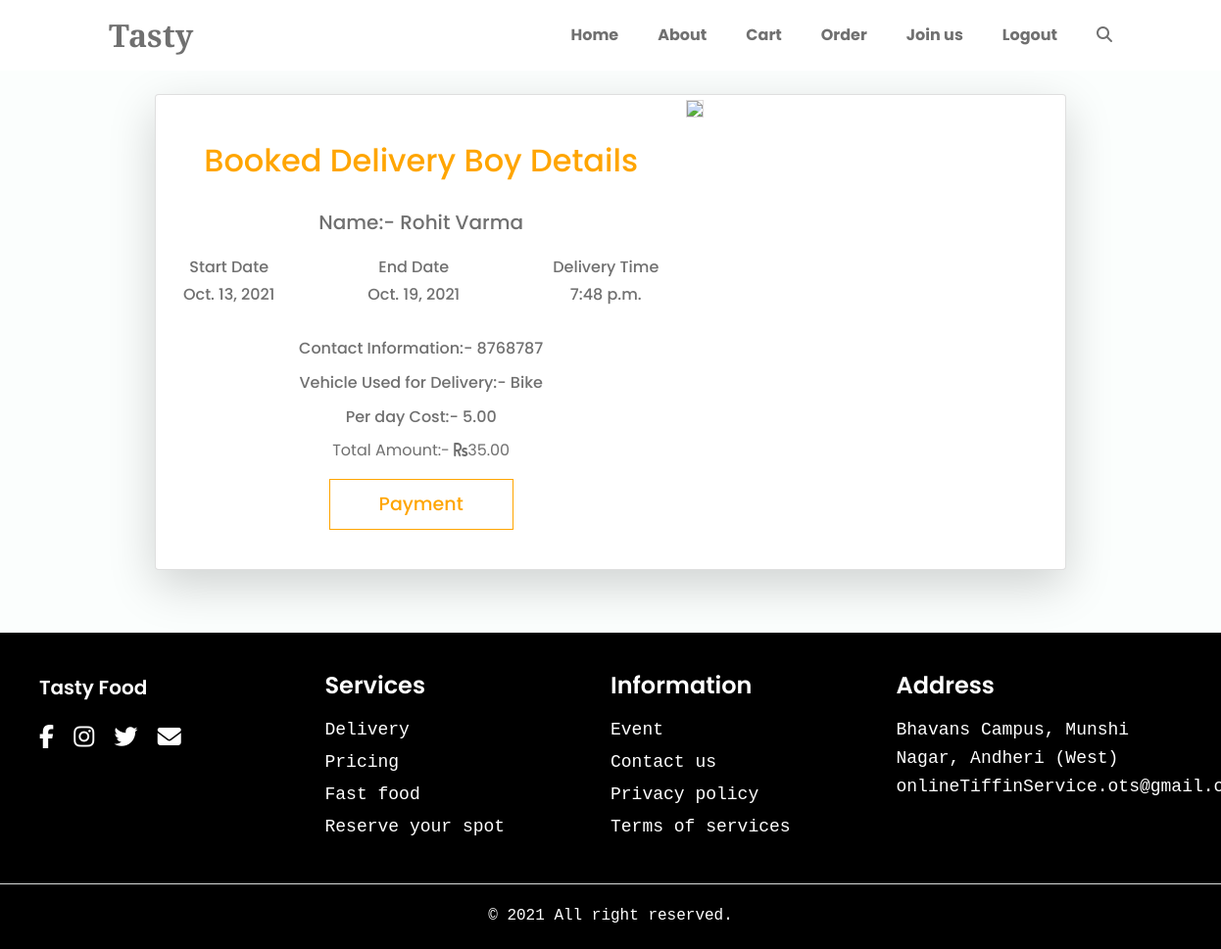
The app's page /delivery_boy/book_delivery_boy/ (signed in) with its own data.
### food/models.py (models this page shows)
class Application_Form(models.Model):
    user = models.ForeignKey(CustomUser, on_delete=models.CASCADE)
    delivery_boy = models.ForeignKey(Delivery, on_delete=models.CASCADE)
    apply_at = models.DateTimeField(auto_now_add=True)
    status = models.CharField(choices=FORM_STATUS, max_length=30, default=FORM_STATUS[0][0])
    delivery_time = models.TimeField()
    delivery_start = models.DateField(default=date.today)
    delivery_end = models.DateField(default=date.today)
    pickup_address = models.TextField(max_length=1000, default="")
    delivery_address = models.TextField(max_length=1000, default="")

### delivery_boy/models.py (models this page shows)
class Delivery(models.Model):
    customer = models.ForeignKey(CustomUser, on_delete=models.CASCADE)
    date_of_birth = models.DateField()
    gender = models.CharField(max_length=10)
    city = models.CharField(max_length=100)
    address = models.CharField(max_length=1000)
    pincode = models.IntegerField()
    working_form = models.TimeField()
    working_to = models.TimeField()
    money = models.DecimalField(max_digits=5, decimal_places=2)
    range_of_delivery = models.DecimalField(max_digits=5, decimal_places=2)
    vehicle = models.CharField(max_length=10)
    image = models.ImageField(upload_to="Delivery")
    aadhar_card_image = models.ImageField(
        upload_to="Delivery/aadhar_card", default="", blank=False, null=False)
    driving_licence_image = models.ImageField(
        upload_to="Delivery/driving_licence", default="", blank=False, null=False)

### CustomUser/models.py (models this page shows, shortened)
class CustomUser(AbstractUser):
    name = models.CharField(max_length=50)
    email = models.EmailField(max_length=200, unique=True)
    number = models.IntegerField()
    city = models.CharField(max_length=100, default='', null=False, blank=False)
    auth_token = models.CharField(max_length=100)
    is_admin = models.BooleanField(default=False)
    is_staff = models.BooleanField(default=False)
    is_active = models.BooleanField(default=True)
    is_superuser = models.BooleanField(default=False)
    is_verified = models.BooleanField(default=False)
    objects = CustomUserManager()
    username = None
    first_name = None
    last_name = None
    groups = None
    user_permissions = None
    last_login = None
    USERNAME_FIELD = 'email'
    REQUIRED_FIELDS = ['name', 'number']

### delivery_boy/views.py (the view, shortened to what this page needs)
# urls.py: path('book_delivery_boy/', views.book_delivery_boy, name="book_delivery_boy"),
def book_delivery_boy(request):
    if request.user.is_authenticated:
        application_forms = Application_Form.objects.filter(user=request.user)
        print(application_forms)
        delivery_boys = Delivery.objects.filter(city__iexact=request.user.city)
        print(delivery_boys)
        applications = None
        total_amount = 0
        application_form = application_forms.last()
        print("s", application_form)
        if application_form:
            if application_form.status == "Accepted":
                d1 = application_form.delivery_start
                d2 = application_form.delivery_end
                delta = d2 - d1
                total_amount = (delta.days+1) * \
                    application_form.delivery_boy.money
                applications = application_form
                delivery_boys = None
        action = request.GET.get('action')
        order = None
        show = False
        try:
            delivery_boy_payment = Delivery_payment.objects.get(application_Form = applications)
        except:
            delivery_boy_payment = False
        print(delivery_boy_payment)
        print(applications)
        print(delivery_boys)
        if not delivery_boy_payment:
            show = True
            return render(request, 'food/book_delivery_boy.html', {"delivery_boys": delivery_boys, "applications": applications, "total_amount": total_amount, "order": order, "show" : show})
    else:
        return redirect('login')

### food/templates/food/book_delivery_boy.html (shortened to what this page needs)
{% extends "food/base.html" %}
{% load static %}
{% load check %}
{% block style %}
<link rel="stylesheet" href="{% static 'css/hotel_detail.css' %}">
{% endblock style %}
{% block content %}
<div class="px-0  pb-5 py-5">
    <div class="container mt-5">
        {% if delivery_boys|length or applications %}
        {% if delivery_boys %}
        <h1 class="text-center">Book Your Delivery Boy</h1>
        {% for delivery_boy in delivery_boys %}
        <div class="row g-0 single-menu">
            <div class="col-12">
                <div class="card-body">
                    <h4 class="card-title fw-bold">{{delivery_boy.customer.name}}<span class="price"><i
                                class="fas fa-rupee-sign fs-6"></i> {{delivery_boy.money}}</span></h4>
                    <div class="d-flex">
                        <p class="card-text">Working From : {{delivery_boy.working_form}}</p>
                        <p class="card-text mx-4">Working Till : {{delivery_boy.working_to}}</p>
                        <p class="card-text">Vehicle Used : {{delivery_boy.vehicle}}</p>
                    </div>
                    <form action="" method="post">
                        {% csrf_token %}
                        <div class="w-75 d-flex">
                            <div class="w-50">
                                <label class="mt-2" for="pick_up_address">Pickup Address :-</label><br>
                                <textarea required name="pick_up_address" class="w-100 text_area" rows="2"></textarea>
                            </div>
                            <div class="w-50 px-3">
                                <label class="mt-2" for="delivery_address">Delivary Address :-</label><br>
                                <textarea required name="delivery_address" class="w-100 text_area" rows="2"></textarea>
                            </div>
                        </div>
                        <h6 class="text-secondary mb-3 mt-2">Set Start date, End date and Delivery Time.</h6>
                        <div class="d-flex justify-content-between flex-wrap mb-3">
                            <div class="d-flex justify-content-between flex-wrap w-100">
                                <div>
                                    <h6 class="text-center">Start</h6>
                                    <input type="date" name="start" id="" class="delivery_input">
                                </div>
                                <div class="mx-5">
                                    <h6 class="text-center">End </h6>
                                    <input type="date" name="end" id="" class="delivery_input">
                                </div>
                                <div>
                                    <h6 class="text-center">Delivery Time</h6>
                                    <input required name="delivery_time" type="time" class="delivery_input">
                                </div>
                                <input type="text" hidden value={{delivery_boy.id}} name="delivery_boy">
                                <div class="py-3">
                                    <button type="submit" class="butt-add">Apply</button>
                                </div>
                            </div>
                        </div>
                    </form>
                </div>
            </div>
        </div>
        {% endfor %}
        {% else %}
        <div class="container-fluid mx-lg-0">
            <div class="row justify-content-center">
                <div class="col-xl-10 col-lg-12 col-md-9 px-0">
                    <div class="card o-hidden shadow-lg">
                        <div class="card-body p-0">
                            <div class="row mx-0">
                                <div class="col-lg-7 pb-4 position-relative">
                                    <div class="mb-3">
                                        <div class="mt-5">
                                            <h1 class="text-center h2 judul pb-3 text-bold">Booked Delivery Boy Details
                                            </h1>
                                        </div>
                                    </div>
                                    <h5 class="text-center">Name:- {{applications.delivery_boy.customer.name}}</h5>
                                    <div class="d-flex justify-content-between flex-wrap p-3 pb-4">
                                        <div>
                                            <h6 class="text-center">Start Date</h6>
                                            <h6 class="text-center">{{applications.delivery_start}}</h6>
                                        </div>
                                        <div class="mx-5">
                                            <h6 class="text-center">End Date</h6>
                                            <h6 class="text-center">{{applications.delivery_end}}</h6>
                                        </div>
                                        <div>
                                            <h6 class="text-center">Delivery Time</h6>
                                            <h6 class="text-center">{{applications.delivery_time}}</h6>
                                        </div>
                                    </div>
                                    <h6 class="text-center p-1">Contact Information:-
                                        {{applications.delivery_boy.customer.number}}</h6>
                                    <h6 class="text-center p-1">Vehicle Used for Delivery:-
                                        {{applications.delivery_boy.vehicle}}</h6>
                                    <h6 class="text-center p-1">Per day Cost:- {{applications.delivery_boy.money}}</h6>
                                    <p class="text-center">Total Amount:- <i
                                            class="fas fa-rupee-sign"></i>{{total_amount}}</p>
                                    {% if show %}
                                    <div class="text-center my-3">
                                        <a href="?action=create_payment" type="submit"
                                            class="button mx-auto">Payment</a>
                                    </div>
                                    {% endif %}
                                </div>
                                <div class="col-lg-5 d-none d-lg-block position-relative px-0">
                                    <img src="{% static 'images/delivery_boy2.jpg' %}" class="cover"
                                        style="border: 1px solid rgb(221, 218, 218);">
                                </div>
                            </div>
                        </div>
                    </div>
                </div>
            </div>
        </div>
        {% endif %}
        {% else %}
            <h1>No delivery boy is found in your city.</h1>
        {% endif %}
    </div>
</div>
{% endblock content %}

### food/static/css/home.css (style rules this page uses)
@media screen and (min-width: 768px) { :root { --biggest-font-size: 4rem; --h1-font-size: 2.25rem; --h2-font-size: 1.5rem; --h3-font-size: 1.25rem; --normal-font-size: 1rem; --small-font-size: 0.875rem; --smaller-font-size: 0.813rem; } }
html { scroll-behavior: smooth; }
body { margin: var(--header-height) 0 0 0; font-family: var(--body-font); font-size: var(--normal-font-size); background-color: var(--body-color); color: var(--text-color); line-height: 1.6; }
h1, h2, h3, p, ul { margin: 0; }
a { text-decoration: none; }
img { max-width: 100%; height: auto; }
.button { display: inline-block; background: transparent; color: var(--first-color-alt); text-decoration: none; padding: 0.3rem 3rem; text-align: center; font-weight: 500; font-family: var(--body-font); font-size: 19px; outline: none; border: 1px solid orange; }
@media screen and (min-width: 768px) { body { margin: 0; } }

### food/static/css/base.css (style rules this page uses)
:root { --header-height: 3rem; --first-color: #483519; --first-color-alt: orange; --title-color: #393939; --text-color: #707070; --text-color-light: #a6a6a6; --body-color: #fbfefd; --container-color: #ffffff; --body-font: Poppins, sans-serif; --biggest-font-size: 2.25rem; --h1-font-size: 1.5rem; --h2-font-size: 1.25rem; --h3-font-size: 1rem; --normal-font-size: 0.938rem; --small-font-size: 0.813rem; --smaller-font-size: 0.75rem; --font-medium: 500; --font-semi-bold: 600; --mb-1: 0.5rem; --mb-2: 1rem; --mb-3: 1.5rem; --mb-4: 2rem; --mb-5: 2.5rem; --mb-6: 3rem; --z-tooltip: 10; --z-fixed: 100; }
@media screen and (min-width: 768px) { :root { --biggest-font-size: 4rem; --h1-font-size: 2.25rem; --h2-font-size: 1.5rem; --h3-font-size: 1.25rem; --normal-font-size: 1rem; --small-font-size: 0.875rem; --smaller-font-size: 0.813rem; } }
html { scroll-behavior: smooth; }
body { margin: var(--header-height) 0 0 0; font-family: var(--body-font); font-size: var(--normal-font-size); background-color: var(--body-color); color: var(--text-color); line-height: 1.6; }
h1, h2, h3, p, ul { margin: 0; }
a { text-decoration: none; }
img { max-width: 100%; height: auto; }
@media screen and (min-width: 768px) { body { margin: 0; } }

### food/static/css/hotel_detail.css (style rules this page uses)
.button { padding: 10px 50px; }
.judul { color: orange; }

### records on screen
Application_Form: delivery_boy.customer.name "Rohit Varma", delivery_start "Oct. 13, 2021", delivery_end "Oct. 19, 2021", delivery_time "7:48 p.m.", delivery_boy.customer.number "8768787", delivery_boy.vehicle "Bike", delivery_boy.money "5.00"

### other values on screen
{{ total_amount }} "35.00"
